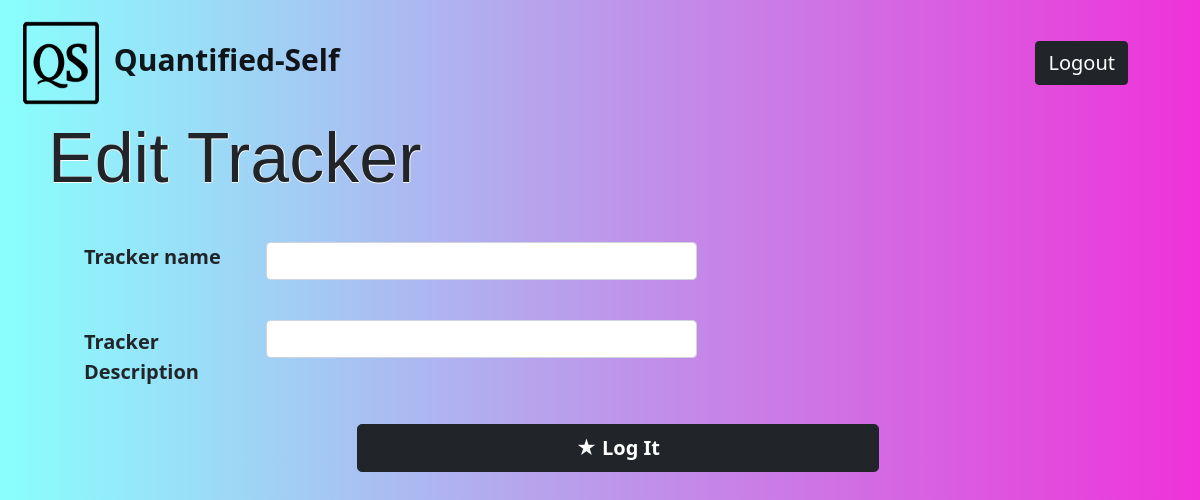
Before: /update_tracker/1 with the older database file.
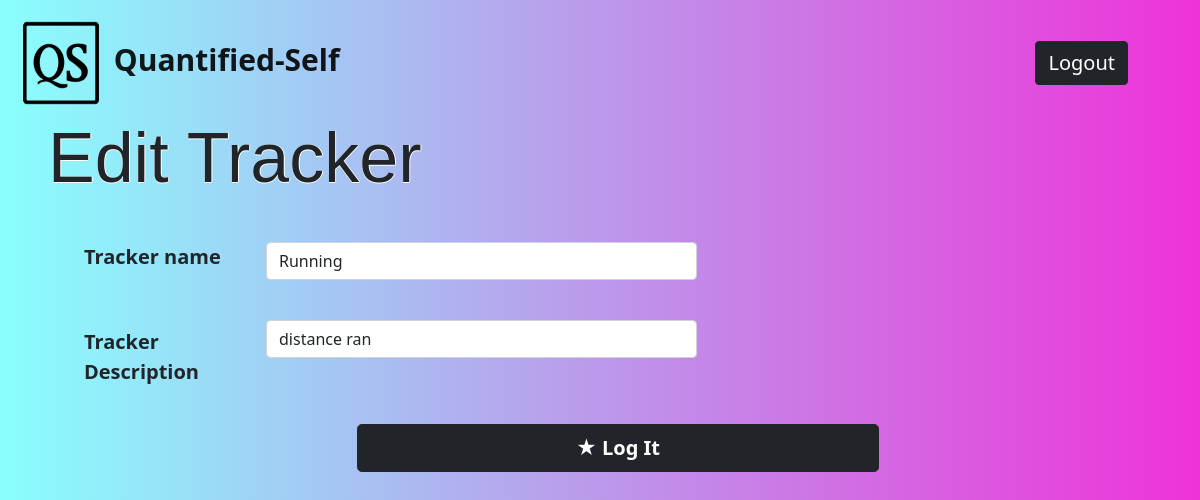
After: the same page with the newer database file.
### app.py (models this page shows)
class Tracker(db.Model):
    __tablename__ = 'tracker'
    tracker_id = db.Column(db.Integer, primary_key=True, autoincrement=True)
    user_id = db.Column(db.Integer, db.ForeignKey("user.user_id"), nullable=False)
    tracker_name = db.Column(db.String, nullable=False)
    description = db.Column(db.String, nullable=False)
    tracker_type = db.Column(db.String, nullable=False)
    options = db.Column(db.String, nullable=True, default=None)
    logs = db.relationship('Log')

### app.py (the view, shortened to what this page needs)
@app.route('/update_tracker/<int:tid>', methods=['GET','POST'])
def update_tracker(tid):
    trackfil = Tracker.query.filter_by(tracker_id=tid).first()
    if request.method=='GET':
        return render_template('update_tracker.html', trackfil=trackfil)

### templates/update_tracker.html (shortened to what this page needs)
<!DOCTYPE html>
<html lang="en">
<head>
    <link href="https://cdn.jsdelivr.net/npm/bootstrap@5.1.3/dist/css/bootstrap.min.css" rel="stylesheet"
>
    <link rel="stylesheet" type="text/css" href="{{ url_for('static' ,filename='style.css') }}">
</head>
<body class="bg-Logs">
    <nav class="navbar navbar-light ">
        <div class="container mx-1 ">
            <a class="navbar-brand" style="font-size: 30px;" href="/dashboard/{{trackfil.user_id}}">
                <img src="{{ url_for('static' ,filename='QS logo.png') }}" alt="" width="90" height="100" class="d-inline-block align-text-middle">
                <b> Quantified-Self </b>
            </a>
            <a class="btn btn-dark btn-block mx-1" style="font-size:20px;" href="/logout">Logout </a>
        </div>
    </nav>
    <form method="post" action="/update_tracker/{{trackfil.tracker_id}}">
        <h1 class="display-4 mx-5 "
            style="font-family: 'Franklin Gothic Medium', 'Arial Narrow', Arial, sans-serif; font-size: 70px;position: relative; top: -10px;">
            Edit Tracker</h1><br>
        <div class="container mb-3 mx-5 row">
            <label for="trackerdesc" class="col-sm-2 form-label" style="font-size: 20px;"><b>Tracker name</b></label>
            <div class="col-sm-5">
                <input class="form-control" name="newtname" type="text" value="{{trackfil.tracker_name}}"
                    aria-label="Disabled input example">
            </div>
        </div><br>
        <div class="container mb-3 mx-5 row">
            <label for="trackername" class="col-sm-2 col-form-label" style="font-size: 20px;"><b>Tracker
                    Description</b></label>
            <div class="col-sm-5">
                <input class="form-control" name="newtdesc" type="text" value="{{trackfil.description}}"
                    aria-label="Disabled input example">
            </div>
            <div style="text-align: center; position: relative; bottom:-30px;" class="d-grid gap-2 col-6 mx-auto">
                <button type="submit" class="btn btn-dark btn-block btn-lg " value="Logit"><span
                        style="font-size:100%;color:white;">&starf;</span> <b> Log It </b></button>
            </div>
        </div>
    </form>
</body>
</html>

Changed rows visible on the page:
added Tracker: newtname "Running", newtdesc "distance ran"
